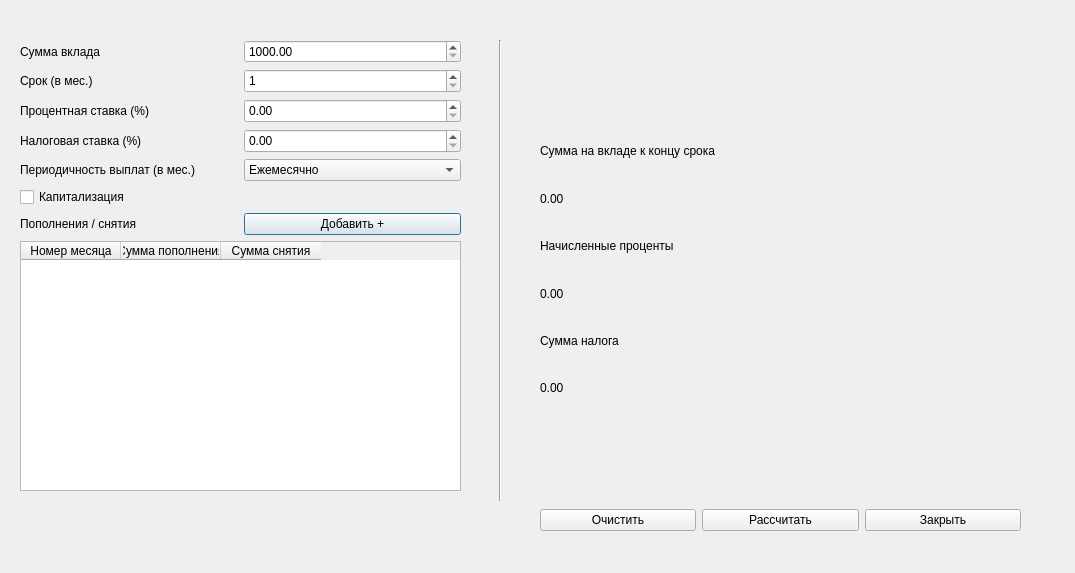
<?xml version="1.0" encoding="UTF-8"?>
<ui version="4.0">
 <class>Deposit_calc</class>
 <widget class="QDialog" name="Deposit_calc">
  <property name="geometry">
   <rect>
    <x>0</x>
    <y>0</y>
    <width>1075</width>
    <height>573</height>
   </rect>
  </property>
  <property name="windowTitle">
   <string>Dialog</string>
  </property>
  <widget class="QWidget" name="verticalLayoutWidget">
   <property name="geometry">
    <rect>
     <x>20</x>
     <y>40</y>
     <width>441</width>
     <height>451</height>
    </rect>
   </property>
   <layout class="QVBoxLayout" name="verticalLayout">
    <item>
     <layout class="QHBoxLayout" name="horizontalLayout_4">
      <item>
       <widget class="QLabel" name="label_4">
        <property name="text">
         <string>Сумма вклада</string>
        </property>
       </widget>
      </item>
      <item>
       <widget class="QDoubleSpinBox" name="doubleSpinBox_dep_sum">
        <property name="minimum">
         <double>1000.000000000000000</double>
        </property>
        <property name="maximum">
         <double>100000000.000000000000000</double>
        </property>
        <property name="singleStep">
         <double>1.000000000000000</double>
        </property>
       </widget>
      </item>
     </layout>
    </item>
    <item>
     <layout class="QHBoxLayout" name="horizontalLayout_3">
      <item>
       <widget class="QLabel" name="label_3">
        <property name="text">
         <string>Срок (в мес.)</string>
        </property>
       </widget>
      </item>
      <item>
       <widget class="QSpinBox" name="spinBox_dep_months">
        <property name="minimumSize">
         <size>
          <width>24</width>
          <height>24</height>
         </size>
        </property>
        <property name="showGroupSeparator" stdset="0">
         <bool>true</bool>
        </property>
        <property name="minimum">
         <number>1</number>
        </property>
        <property name="maximum">
         <number>360</number>
        </property>
       </widget>
      </item>
     </layout>
    </item>
    <item>
     <layout class="QHBoxLayout" name="horizontalLayout">
      <item>
       <widget class="QLabel" name="label">
        <property name="text">
         <string>Процентная ставка (%)</string>
        </property>
       </widget>
      </item>
      <item>
       <widget class="QDoubleSpinBox" name="doubleSpinBox_dep_percent">
        <property name="minimumSize">
         <size>
          <width>0</width>
          <height>24</height>
         </size>
        </property>
        <property name="showGroupSeparator" stdset="0">
         <bool>true</bool>
        </property>
        <property name="value">
         <double>0.000000000000000</double>
        </property>
       </widget>
      </item>
     </layout>
    </item>
    <item>
     <layout class="QHBoxLayout" name="horizontalLayout_5">
      <item>
       <widget class="QLabel" name="label_5">
        <property name="text">
         <string>Налоговая ставка (%)</string>
        </property>
       </widget>
      </item>
      <item>
       <widget class="QDoubleSpinBox" name="doubleSpinBox_dep_tax_rate">
        <property name="minimumSize">
         <size>
          <width>0</width>
          <height>24</height>
         </size>
        </property>
        <property name="showGroupSeparator" stdset="0">
         <bool>true</bool>
        </property>
        <property name="maximum">
         <double>100.000000000000000</double>
        </property>
        <property name="value">
         <double>0.000000000000000</double>
        </property>
       </widget>
      </item>
     </layout>
    </item>
    <item>
     <layout class="QHBoxLayout" name="horizontalLayout_6"/>
    </item>
    <item>
     <layout class="QHBoxLayout" name="horizontalLayout_2">
      <item>
       <widget class="QLabel" name="label_2">
        <property name="text">
         <string>Периодичность выплат (в мес.)</string>
        </property>
       </widget>
      </item>
      <item>
       <widget class="QComboBox" name="comboBox_periodicity">
        <item>
         <property name="text">
          <string>Ежемесячно</string>
         </property>
        </item>
        <item>
         <property name="text">
          <string>Раз в квартал</string>
         </property>
        </item>
        <item>
         <property name="text">
          <string>Раз в полгода</string>
         </property>
        </item>
        <item>
         <property name="text">
          <string>Ежегодно</string>
         </property>
        </item>
       </widget>
      </item>
     </layout>
    </item>
    <item>
     <widget class="QCheckBox" name="checkBox_capitalization">
      <property name="text">
       <string>Капитализация</string>
      </property>
     </widget>
    </item>
    <item>
     <layout class="QHBoxLayout" name="horizontalLayout_7">
      <item>
       <widget class="QLabel" name="label_6">
        <property name="text">
         <string>Пополнения / снятия</string>
        </property>
       </widget>
      </item>
      <item>
       <widget class="QPushButton" name="pushButton_add">
        <property name="enabled">
         <bool>true</bool>
        </property>
        <property name="text">
         <string>Добавить +</string>
        </property>
       </widget>
      </item>
     </layout>
    </item>
    <item>
     <widget class="QTableWidget" name="tableWidget_depo">
      <column>
       <property name="text">
        <string>Номер месяца</string>
       </property>
      </column>
      <column>
       <property name="text">
        <string>Сумма пополнения</string>
       </property>
      </column>
      <column>
       <property name="text">
        <string>Сумма снятия</string>
       </property>
      </column>
     </widget>
    </item>
   </layout>
  </widget>
  <widget class="Line" name="line">
   <property name="geometry">
    <rect>
     <x>490</x>
     <y>40</y>
     <width>21</width>
     <height>461</height>
    </rect>
   </property>
   <property name="styleSheet">
    <string notr="true"/>
   </property>
   <property name="orientation">
    <enum>Qt::Vertical</enum>
   </property>
  </widget>
  <widget class="QWidget" name="verticalLayoutWidget_5">
   <property name="geometry">
    <rect>
     <x>540</x>
     <y>130</y>
     <width>481</width>
     <height>401</height>
    </rect>
   </property>
   <layout class="QVBoxLayout" name="verticalLayout_5">
    <item>
     <layout class="QVBoxLayout" name="verticalLayout_4">
      <item>
       <widget class="QLabel" name="label_11">
        <property name="text">
         <string>Сумма на вкладе к концу срока</string>
        </property>
       </widget>
      </item>
      <item>
       <widget class="QLabel" name="label_sum_output">
        <property name="text">
         <string>0.00</string>
        </property>
       </widget>
      </item>
     </layout>
    </item>
    <item>
     <layout class="QVBoxLayout" name="verticalLayout_3">
      <item>
       <widget class="QLabel" name="label_9">
        <property name="text">
         <string>Начисленные проценты</string>
        </property>
       </widget>
      </item>
      <item>
       <widget class="QLabel" name="label_percent_charges">
        <property name="text">
         <string>0.00</string>
        </property>
       </widget>
      </item>
     </layout>
    </item>
    <item>
     <layout class="QVBoxLayout" name="verticalLayout_2">
      <item>
       <widget class="QLabel" name="label_7">
        <property name="text">
         <string>Сумма налога</string>
        </property>
       </widget>
      </item>
      <item>
       <widget class="QLabel" name="label_tax_sum">
        <property name="text">
         <string>0.00</string>
        </property>
       </widget>
      </item>
     </layout>
    </item>
    <item>
     <widget class="QLabel" name="label_error_dep">
      <property name="styleSheet">
       <string notr="true">color: rgb(200,66,71);</string>
      </property>
      <property name="text">
       <string/>
      </property>
     </widget>
    </item>
    <item>
     <layout class="QHBoxLayout" name="horizontalLayout_8">
      <item>
       <widget class="QPushButton" name="pushButton_clear_dep">
        <property name="text">
         <string>Очистить</string>
        </property>
       </widget>
      </item>
      <item>
       <widget class="QPushButton" name="pushButton_calc_dep">
        <property name="text">
         <string>Рассчитать</string>
        </property>
       </widget>
      </item>
      <item>
       <widget class="QPushButton" name="pushButton_close_dep">
        <property name="text">
         <string>Закрыть</string>
        </property>
       </widget>
      </item>
     </layout>
    </item>
   </layout>
  </widget>
 </widget>
 <resources/>
 <connections/>
</ui>
